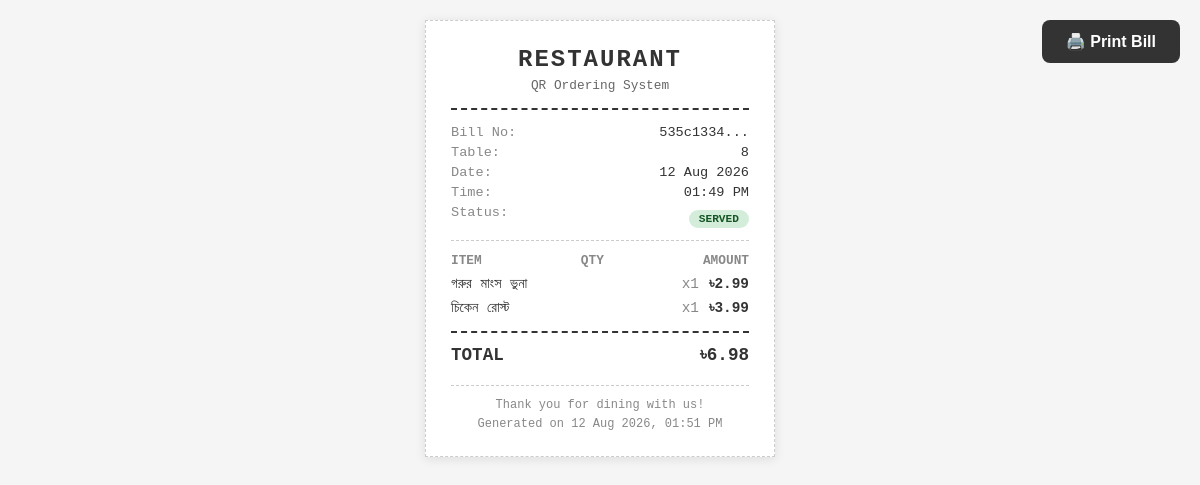
/admin/orders/535c1334-9d5a-458d-8caf-d441207f89c0/bill (signed in), run on the app's committed database.
### app/models/table.py (models this page shows, shortened)
class Table(db.Model):
    __tablename__ = "tables"
    id = db.Column(db.Integer, primary_key=True)
    table_number = db.Column(db.Integer, unique=True, nullable=False)
    qr_token = db.Column(db.String(64), unique=True, nullable=False, index=True)
    is_active = db.Column(db.Boolean, default=True)
    waiter_called = db.Column(db.Boolean, default=False)
    orders = db.relationship("Order", backref="table", lazy="dynamic")

### app/models/order.py (models this page shows, shortened)
class Order(db.Model):
    __tablename__ = "orders"
    id = db.Column(db.String(36), primary_key=True, default=lambda: str(uuid.uuid4()))
    table_id = db.Column(db.Integer, db.ForeignKey("tables.id"), nullable=False)
    session_token = db.Column(db.String(128), nullable=False)
    status = db.Column(
        db.String(20), nullable=False, default="received"
    )  # received, preparing, served, completed, cancelled
    total_amount = db.Column(db.Float, default=0.0)
    created_at = db.Column(db.DateTime, default=datetime.utcnow)
    updated_at = db.Column(db.DateTime, default=datetime.utcnow, onupdate=datetime.utcnow)
    items = db.relationship("OrderItem", backref="order", lazy="dynamic", cascade="all, delete-orphan")
    STATUSES = ["received", "preparing", "served", "completed", "cancelled"]

class OrderItem(db.Model):
    __tablename__ = "order_items"
    id = db.Column(db.Integer, primary_key=True)
    order_id = db.Column(db.String(36), db.ForeignKey("orders.id"), nullable=False)
    product_id = db.Column(db.Integer, db.ForeignKey("products.id"), nullable=False)
    quantity = db.Column(db.Integer, nullable=False, default=1)
    unit_price = db.Column(db.Float, nullable=False)
    notes = db.Column(db.Text, default="")
    product = db.relationship("Product", backref="order_items")
    @property
    def subtotal(self):
        return self.unit_price * self.quantity

### app/models/product.py (models this page shows, shortened)
class Product(db.Model):
    __tablename__ = "products"
    id = db.Column(db.Integer, primary_key=True)
    category_id = db.Column(db.Integer, db.ForeignKey("categories.id"), nullable=False)
    name = db.Column(db.String(200), nullable=False)
    description = db.Column(db.Text, default="")
    price = db.Column(db.Float, nullable=False)
    is_available = db.Column(db.Boolean, default=True)
    image_url = db.Column(db.String(500), default="")
    special_offer = db.relationship("SpecialOffer", backref="product", uselist=False)

### app/blueprints/admin/routes.py (the view)
@admin_bp.route("/orders/<order_id>/bill")
@login_required
@admin_required
def bill(order_id):
    order = Order.query.get_or_404(order_id)
    return render_template("admin/bill.html", order=order)

### app/blueprints/admin/routes.py (called while the page is built)
def admin_required(f):
    @wraps(f)
    def decorated_function(*args, **kwargs):
        if not current_user.is_authenticated or current_user.role != "admin":
            abort(403)
        return f(*args, **kwargs)
    return decorated_function

### app/models/staff_user.py (called while the page is built)
@login_manager.user_loader
def load_user(user_id):
    return StaffUser.query.get(int(user_id))

### app/templates/admin/bill.html (shortened to what this page needs)
<!DOCTYPE html>
<html lang="en">
<head>
</head>
<body>
    <button class="print-btn" onclick="window.print()">🖨️ Print Bill</button>
    <div class="bill">
        <div class="header">
            <h1>RESTAURANT</h1>
            <p>QR Ordering System</p>
        </div>
        <div class="info-row">
            <span class="label">Bill No:</span>
            <span>{{ order.id[:8] }}...</span>
        </div>
        <div class="info-row">
            <span class="label">Table:</span>
            <span>{{ order.table.table_number }}</span>
        </div>
        <div class="info-row">
            <span class="label">Date:</span>
            <span>{{ order.created_at.strftime('%d %b %Y') }}</span>
        </div>
        <div class="info-row">
            <span class="label">Time:</span>
            <span>{{ order.created_at.strftime('%I:%M %p') }}</span>
        </div>
        <div class="info-row">
            <span class="label">Status:</span>
            <span class="status-badge status-{{ order.status }}">{{ order.status }}</span>
        </div>
        <div class="divider"></div>
        <div class="items-header">
            <span>Item</span>
            <span>Qty</span>
            <span>Amount</span>
        </div>
        {% for item in order.items %}
        <div class="item">
            <span class="item-name">{{ item.product.name }}</span>
            <span class="item-qty">x{{ item.quantity }}</span>
            <span class="item-price">৳{{ "%.2f"|format(item.subtotal) }}</span>
        </div>
        {% endfor %}
        <div class="total-section">
            <div class="total-row">
                <span>TOTAL</span>
                <span>৳{{ "%.2f"|format(order.total_amount) }}</span>
            </div>
        </div>
        <div class="footer">
            <p>Thank you for dining with us!</p>
            <p style="margin-top: 5px;">Generated on {{ order.updated_at.strftime('%d %b %Y, %I:%M %p') }}</p>
        </div>
    </div>
</body>
</html>

### app/templates/admin/bill.html (style rules this page uses)
* { margin: 0; padding: 0; box-sizing: border-box; }
body { font-family: 'Courier New', monospace; background: #f5f5f5; display: flex; justify-content: center; padding: 20px; }
.bill { background: #fff; width: 350px; padding: 25px; border: 1px dashed #ccc; box-shadow: 0 2px 10px rgba(0,0,0,0.1); }
.header { text-align: center; border-bottom: 2px dashed #333; padding-bottom: 15px; margin-bottom: 15px; }
.header h1 { font-size: 1.5rem; color: #333; letter-spacing: 2px; }
.header p { color: #666; font-size: 0.8rem; margin-top: 5px; }
.info-row { display: flex; justify-content: space-between; font-size: 0.85rem; margin-bottom: 5px; color: #333; }
.info-row .label { color: #888; }
.divider { border-top: 1px dashed #ccc; margin: 12px 0; }
.items-header { display: flex; justify-content: space-between; font-weight: bold; font-size: 0.8rem; color: #888; margin-bottom: 8px; text-transform: uppercase; }
.item { display: flex; justify-content: space-between; align-items: flex-start; margin-bottom: 8px; font-size: 0.9rem; }
.item-name { flex: 1; color: #333; }
.item-qty { color: #888; margin: 0 10px; }
.item-price { font-weight: bold; color: #333; white-space: nowrap; }
.total-section { border-top: 2px dashed #333; margin-top: 15px; padding-top: 12px; }
.total-row { display: flex; justify-content: space-between; font-size: 1.1rem; font-weight: bold; color: #333; }
.footer { text-align: center; margin-top: 20px; font-size: 0.75rem; color: #888; border-top: 1px dashed #ccc; padding-top: 12px; }
.status-badge { display: inline-block; padding: 3px 10px; border-radius: 12px; font-size: 0.7rem; font-weight: bold; text-transform: uppercase; margin-top: 5px; }
.status-served { background: #d4edda; color: #155724; }
.print-btn { position: fixed; top: 20px; right: 20px; background: #333; color: #fff; border: none; padding: 12px 24px; border-radius: 8px; cursor: pointer; font-size: 1rem; font-weight: bold; z-index: 100; transition: background 0.2s; }

### data on the page
Table: table.table_number "8"
Order: created_at "12 Aug 2026", created_at "01:49 PM", status "SERVED", total_amount "6.98", updated_at "12 Aug 2026, 01:51 PM"
OrderItem: product.name "গরুর মাংস ভুনা", quantity "1", subtotal "2.99"
OrderItem: product.name "চিকেন রোস্ট", quantity "1", subtotal "3.99"

### other printed values
{{ order.id[:8] }} "535c1334"
